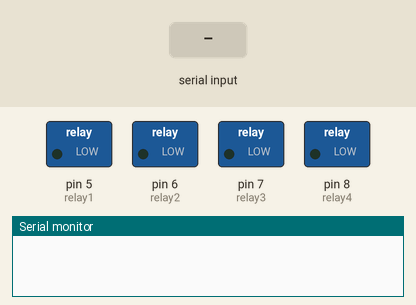
Recording of a sketch running on a simulated Arduino Uno, built with avr-gcc and run on an emulated ATmega328P. Shown: switched loads named in the sketch (green lamp = pin HIGH), the last lines printed to the serial monitor. The test bench sets the inputs (shaded band).

Above: at 1.2 s.
1.3 s: "1" received over Serial
At 2.0 s:
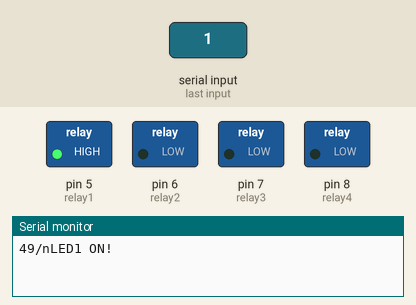
2.8 s: "2" received over Serial
At 3.1 s:
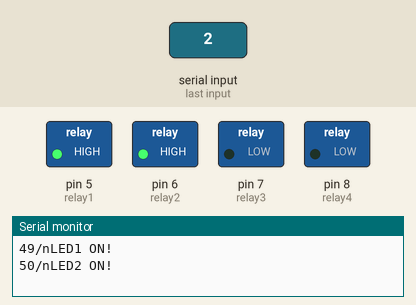
4.3 s: "3" received over Serial
At 5.5 s:
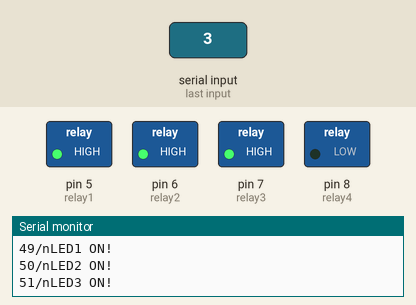
5.8 s: "4" received over Serial
At 6.6 s:
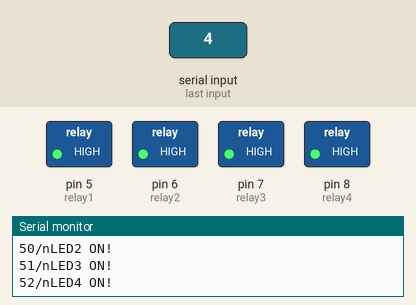
7.3 s: "1" received over Serial
At 7.8 s:
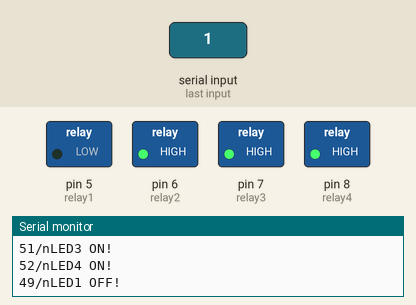
8.8 s: "2" received over Serial
At 10.1 s:
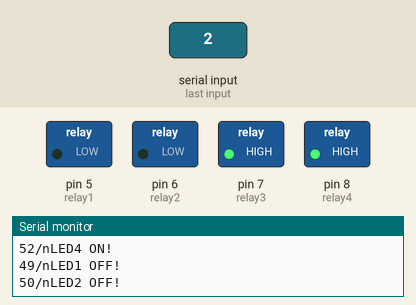
Timing chart, 0 to 11.3 s (numbered marks = the images above; inputs shaded):
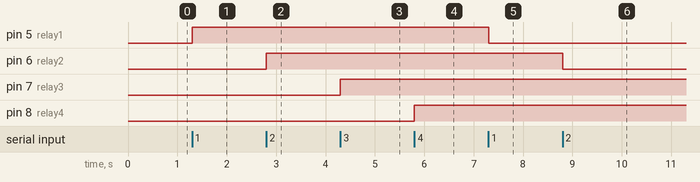

Measured:
- after the input at 1.3 s, pin 5 (relay1): LOW → HIGH at once
- after the input at 2.8 s, pin 6 (relay2): LOW → HIGH at once
- after the input at 4.3 s, pin 7 (relay3): LOW → HIGH at once
- after the input at 5.8 s, pin 8 (relay4): LOW → HIGH at once
- after the input at 7.3 s, pin 5 (relay1): HIGH → LOW at once
- after the input at 8.8 s, pin 6 (relay2): HIGH → LOW at once

The sketch:

Bluetooth_Controll_Relay.ino
```cpp
int relay1 = 5;
int relay2 = 6;
int relay3 = 7;
int relay4 = 8;

bool relayState1 = false;
bool relayState2 = false;
bool relayState3 = false;
bool relayState4 = false;

void setup() {
  // put your setup code  here, to run once:
  Serial.begin(9600);
  pinMode(relay1, OUTPUT);
  pinMode(relay2, OUTPUT);
  pinMode(relay3, OUTPUT);
  pinMode(relay4, OUTPUT);
  digitalWrite(relay1, LOW);
  digitalWrite(relay2, LOW);
  digitalWrite(relay3, LOW);
  digitalWrite(relay4, LOW);
}

void  loop() {
  // put your main code here, to run repeatedly:
  if (Serial.available()  > 0)
  {
    int Incoming_value = Serial.read();
    Serial.print(Incoming_value);
    Serial.print("/n");
    switch (Incoming_value) {
      case 49:
        if (relayState1 == false) {
          digitalWrite(relay1, HIGH);
          Serial.println("LED1 ON!");
          relayState1 = true;
        }
        else if (relayState1 == true) {
          digitalWrite(relay1, LOW);
          Serial.println("LED1 OFF!");
          relayState1 = false;
        }
        break;
      case 50:
        if (relayState2 == false) {
          digitalWrite(relay2, HIGH);
          Serial.println("LED2 ON!");
          relayState2 = true;
        }
        else if (relayState2 == true) {
          digitalWrite(relay2, LOW);
          Serial.println("LED2 OFF!");
          relayState2 = false;
        }
        break;
      case 51:
        if (relayState3 == false) {
          digitalWrite(relay3, HIGH);
          Serial.println("LED3 ON!");
          relayState3 = true;
        }
        else if (relayState3 == true) {
          digitalWrite(relay3, LOW);
          Serial.println("LED3 OFF!");
          relayState3 = false;
        }
        break;
      case 52:
        if (relayState4 == false) {
          digitalWrite(relay4, HIGH);
          Serial.println("LED4 ON!");
          relayState4 = true;
        }
        else if (relayState4 == true) {
          digitalWrite(relay4, LOW);
          Serial.println("LED4 OFF!");
          relayState4 = false;
        }
        break;
      default:
        // statements
        break;
    }
  }
}
```
